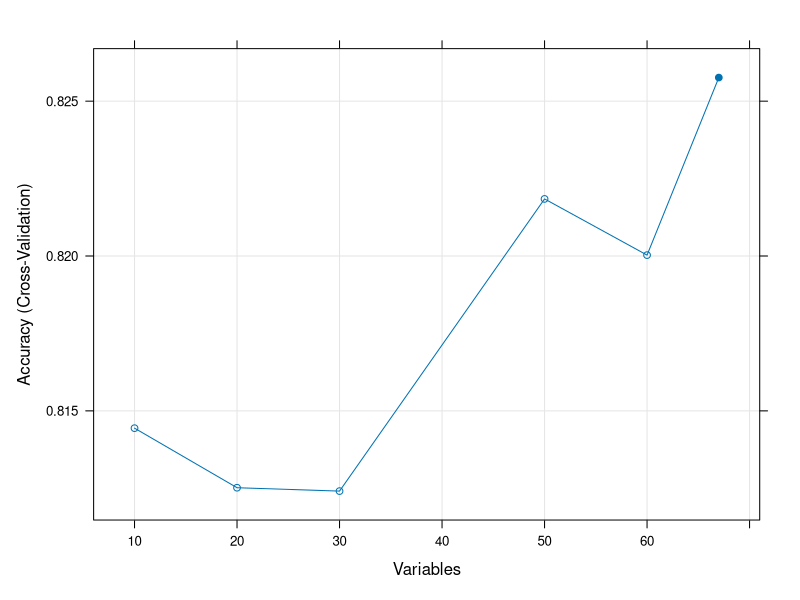

The R source for this figure:
library(caret)

BASE.PATH <- "/host/kp/siat/KDD/ccf_contest/um/"

# train <- read.table(paste(BASE.PATH,"train",sep=""),sep=",")

data(mdrr)
# 先删去近似于常量的变量
zerovar <- nearZeroVar(mdrrDescr)
newdata1 <- mdrrDescr[,-zerovar]
# 再删去相关度过高的自变量
descrCorr <- cor(newdata1)
highCorr <- findCorrelation(descrCorr, 0.90)
newdata2 <- newdata1[, -highCorr]
# 数据预处理步骤（标准化，缺失值处理）
Process <- preProcess(newdata2)
newdata3 <- predict(Process, newdata2)
# 用sbf函数实施过滤方法，这里是用随机森林来评价变量的重要性
data.filter <- sbf(newdata3,mdrrClass,
                   sbfControl = sbfControl(functions=rfSBF,
                                           verbose=F,
                                           method='cv'))
# 根据上面的过滤器筛选出67个变量
x <- newdata3[data.filter$optVariables]
# 再用rfe函数实施封装方法，建立的模型仍是随机森林
profile <- rfe(x,mdrrClass,
               sizes = c(10,20,30,50,60),
               rfeControl = rfeControl(functions=rfFuncs
                                       ,method='cv'))
# 将结果绘图，发现20-30个变量的模型精度最高
plot(profile,type=c('o','g'))